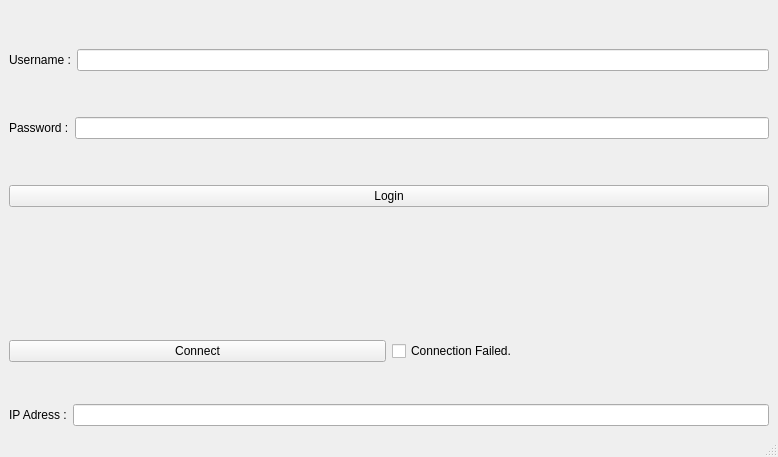
<?xml version="1.0" encoding="UTF-8"?>
<ui version="4.0">
 <class>MainWindow</class>
 <widget class="QMainWindow" name="MainWindow">
  <property name="geometry">
   <rect>
    <x>0</x>
    <y>0</y>
    <width>778</width>
    <height>457</height>
   </rect>
  </property>
  <property name="windowTitle">
   <string>client</string>
  </property>
  <widget class="QWidget" name="centralwidget">
   <layout class="QGridLayout" name="gridLayout">
    <item row="0" column="0">
     <layout class="QVBoxLayout" name="verticalLayout_3">
      <item>
       <layout class="QVBoxLayout" name="verticalLayout">
        <item>
         <spacer name="verticalSpacer_6">
          <property name="orientation">
           <enum>Qt::Vertical</enum>
          </property>
          <property name="sizeHint" stdset="0">
           <size>
            <width>20</width>
            <height>40</height>
           </size>
          </property>
         </spacer>
        </item>
        <item>
         <layout class="QHBoxLayout" name="horizontalLayout">
          <item>
           <widget class="QLabel" name="label_Username">
            <property name="text">
             <string>Username :</string>
            </property>
           </widget>
          </item>
          <item>
           <widget class="QLineEdit" name="lineEdit_Username"/>
          </item>
         </layout>
        </item>
        <item>
         <spacer name="verticalSpacer">
          <property name="orientation">
           <enum>Qt::Vertical</enum>
          </property>
          <property name="sizeHint" stdset="0">
           <size>
            <width>20</width>
            <height>40</height>
           </size>
          </property>
         </spacer>
        </item>
        <item>
         <layout class="QHBoxLayout" name="horizontalLayout_2">
          <item>
           <widget class="QLabel" name="label_Password">
            <property name="text">
             <string>Password :</string>
            </property>
           </widget>
          </item>
          <item>
           <widget class="QLineEdit" name="lineEdit_Password">
            <property name="echoMode">
             <enum>QLineEdit::Password</enum>
            </property>
           </widget>
          </item>
         </layout>
        </item>
        <item>
         <spacer name="verticalSpacer_2">
          <property name="orientation">
           <enum>Qt::Vertical</enum>
          </property>
          <property name="sizeHint" stdset="0">
           <size>
            <width>20</width>
            <height>40</height>
           </size>
          </property>
         </spacer>
        </item>
        <item>
         <widget class="QPushButton" name="pushButton_login">
          <property name="text">
           <string>Login</string>
          </property>
         </widget>
        </item>
        <item>
         <spacer name="verticalSpacer_3">
          <property name="orientation">
           <enum>Qt::Vertical</enum>
          </property>
          <property name="sizeHint" stdset="0">
           <size>
            <width>20</width>
            <height>40</height>
           </size>
          </property>
         </spacer>
        </item>
       </layout>
      </item>
     </layout>
    </item>
    <item row="1" column="0">
     <spacer name="verticalSpacer_5">
      <property name="orientation">
       <enum>Qt::Vertical</enum>
      </property>
      <property name="sizeHint" stdset="0">
       <size>
        <width>757</width>
        <height>26</height>
       </size>
      </property>
     </spacer>
    </item>
    <item row="2" column="0">
     <layout class="QVBoxLayout" name="verticalLayout_2">
      <item>
       <layout class="QHBoxLayout" name="horizontalLayout_3">
        <item>
         <widget class="QPushButton" name="pbn_connect">
          <property name="text">
           <string>Connect</string>
          </property>
         </widget>
        </item>
        <item>
         <widget class="QCheckBox" name="chkbox">
          <property name="text">
           <string>Connection Failed.               </string>
          </property>
         </widget>
        </item>
       </layout>
      </item>
      <item>
       <spacer name="verticalSpacer_4">
        <property name="orientation">
         <enum>Qt::Vertical</enum>
        </property>
        <property name="sizeHint" stdset="0">
         <size>
          <width>17</width>
          <height>13</height>
         </size>
        </property>
       </spacer>
      </item>
      <item>
       <layout class="QHBoxLayout" name="horizontalLayout_4">
        <item>
         <widget class="QLabel" name="label">
          <property name="text">
           <string>IP Adress :</string>
          </property>
         </widget>
        </item>
        <item>
         <widget class="QLineEdit" name="lineEdit_ip"/>
        </item>
       </layout>
      </item>
     </layout>
    </item>
   </layout>
  </widget>
  <widget class="QMenuBar" name="menubar">
   <property name="geometry">
    <rect>
     <x>0</x>
     <y>0</y>
     <width>778</width>
     <height>21</height>
    </rect>
   </property>
  </widget>
  <widget class="QStatusBar" name="statusbar"/>
 </widget>
 <resources/>
 <connections/>
</ui>
